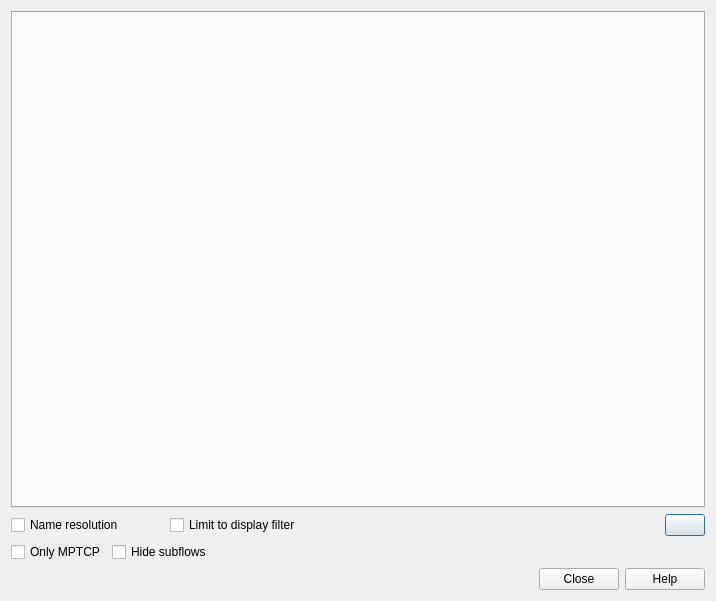
<?xml version="1.0" encoding="UTF-8"?>
<ui version="4.0">
 <class>TrafficTableDialog</class>
 <widget class="QDialog" name="TrafficTableDialog">
  <property name="geometry">
   <rect>
    <x>0</x>
    <y>0</y>
    <width>716</width>
    <height>601</height>
   </rect>
  </property>
  <layout class="QVBoxLayout" name="verticalLayout">
   <item>
    <widget class="QTabWidget" name="trafficTableTabWidget"/>
   </item>
   <item>
    <layout class="QHBoxLayout" name="horizontalLayout" stretch="0,0,0,1,0">
     <item>
      <widget class="QCheckBox" name="nameResolutionCheckBox">
       <property name="toolTip">
        <string>&lt;html&gt;&lt;head/&gt;&lt;body&gt;&lt;p&gt;Show resolved addresses and port names rather than plain values. The corresponding name resolution preference must be enabled.&lt;/p&gt;&lt;/body&gt;&lt;/html&gt;</string>
       </property>
       <property name="text">
        <string>Name resolution</string>
       </property>
      </widget>
     </item>
     <item>
      <spacer name="horizontalSpacer_2">
       <property name="orientation">
        <enum>Qt::Horizontal</enum>
       </property>
       <property name="sizeHint" stdset="0">
        <size>
         <width>40</width>
         <height>20</height>
        </size>
       </property>
      </spacer>
     </item>
     <item>
      <widget class="QCheckBox" name="displayFilterCheckBox">
       <property name="toolTip">
        <string>&lt;html&gt;&lt;head/&gt;&lt;body&gt;&lt;p&gt;Only show conversations matching the current display filter&lt;/p&gt;&lt;/body&gt;&lt;/html&gt;</string>
       </property>
       <property name="text">
        <string>Limit to display filter</string>
       </property>
      </widget>
     </item>
     <item>
      <spacer name="horizontalSpacer">
       <property name="orientation">
        <enum>Qt::Horizontal</enum>
       </property>
       <property name="sizeHint" stdset="0">
        <size>
         <width>40</width>
         <height>20</height>
        </size>
       </property>
      </spacer>
     </item>
     <item>
      <widget class="QPushButton" name="enabledTypesPushButton">
       <property name="toolTip">
        <string>&lt;html&gt;&lt;head/&gt;&lt;body&gt;&lt;p&gt;Add and remove conversation types.&lt;/p&gt;&lt;/body&gt;&lt;/html&gt;</string>
       </property>
      </widget>
     </item>
    </layout>
   </item>
   <item>
    <layout class="QHBoxLayout" name="horizontalLayout_2">
     <property name="topMargin">
      <number>0</number>
     </property>
     <item>
      <widget class="QCheckBox" name="onlyMPTCPcheckBox">
       <property name="text">
        <string>Only MPTCP</string>
       </property>
      </widget>
     </item>
     <item>
      <widget class="QCheckBox" name="hideMPTCPsubflowsCheckBox">
       <property name="text">
        <string>Hide subflows</string>
       </property>
      </widget>
     </item>
     <item>
      <spacer name="horizontalSpacer_3">
       <property name="orientation">
        <enum>Qt::Horizontal</enum>
       </property>
       <property name="sizeHint" stdset="0">
        <size>
         <width>40</width>
         <height>20</height>
        </size>
       </property>
      </spacer>
     </item>
    </layout>
   </item>
   <item>
    <widget class="QDialogButtonBox" name="buttonBox">
     <property name="orientation">
      <enum>Qt::Horizontal</enum>
     </property>
     <property name="standardButtons">
      <set>QDialogButtonBox::Close|QDialogButtonBox::Help</set>
     </property>
    </widget>
   </item>
  </layout>
 </widget>
 <resources/>
 <connections>
  <connection>
   <sender>buttonBox</sender>
   <signal>accepted()</signal>
   <receiver>TrafficTableDialog</receiver>
   <slot>accept()</slot>
   <hints>
    <hint type="sourcelabel">
     <x>248</x>
     <y>254</y>
    </hint>
    <hint type="destinationlabel">
     <x>157</x>
     <y>274</y>
    </hint>
   </hints>
  </connection>
  <connection>
   <sender>buttonBox</sender>
   <signal>rejected()</signal>
   <receiver>TrafficTableDialog</receiver>
   <slot>reject()</slot>
   <hints>
    <hint type="sourcelabel">
     <x>316</x>
     <y>260</y>
    </hint>
    <hint type="destinationlabel">
     <x>286</x>
     <y>274</y>
    </hint>
   </hints>
  </connection>
 </connections>
</ui>
